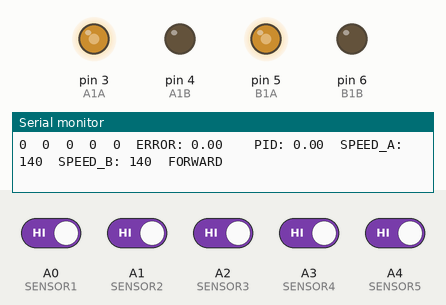
This sketch was run on a simulated Arduino Uno, built with avr-gcc and run on an emulated ATmega328P. Shown: output pins drawn as LEDs (lit = HIGH), the last lines printed to the serial monitor. The inputs (shaded band) are chosen by the test bench; at power-on: A0 (SENSOR1), A1 (SENSOR2), A2 (SENSOR3), A3 (SENSOR4), A4 (SENSOR5) HIGH.

Above: at 2.7 s.
2.8 s: A0 (SENSOR1) driven LOW
At 3.9 s:
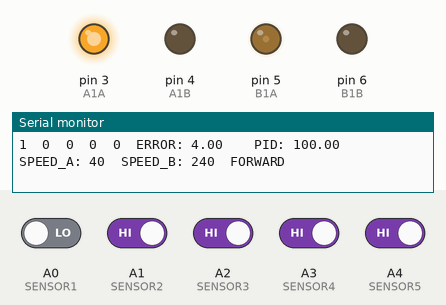
4.5 s: A1 (SENSOR2) driven LOW
At 5.9 s:
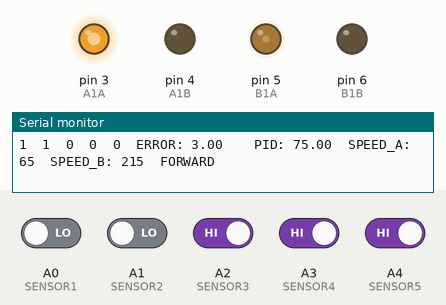
6.2 s: A0 (SENSOR1) driven HIGH
At 7.5 s:
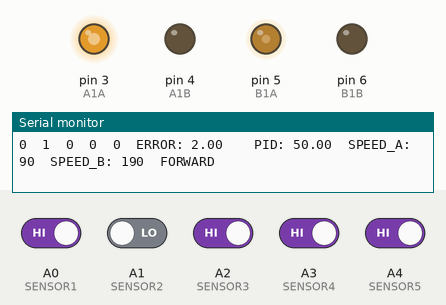
7.8 s: A2 (SENSOR3) driven LOW
At 8.6 s:
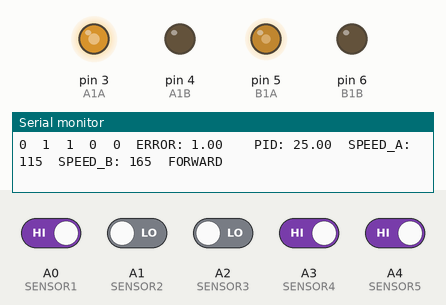
10.8 s: A1 (SENSOR2) driven HIGH
At 12.1 s:
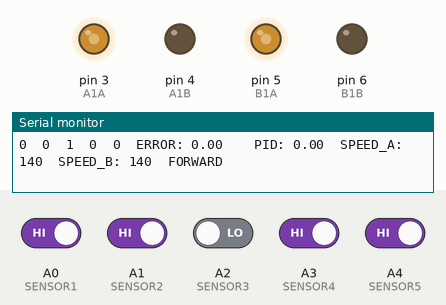
12.4 s: A3 (SENSOR4) driven LOW
At 13.4 s:
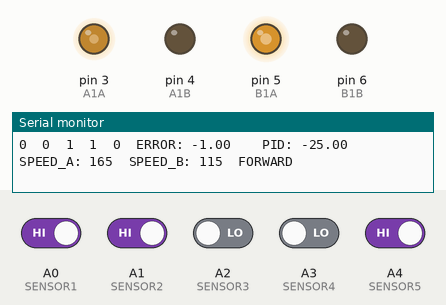
Timing chart, 0 to 15.4 s (numbered marks = the images above; inputs shaded):
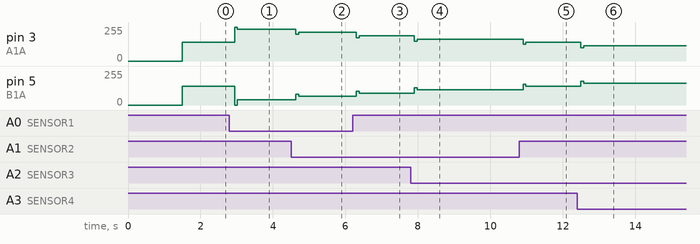

Measured:
- after the input at 2.8 s, pin 3 (A1A): 140/255 → 255/255 after 0.14 s, → 240/255 0.08 s later; pin 5 (B1A): 140/255 → 0/255 after 0.14 s, → 40/255 0.08 s later
- after the input at 4.5 s, pin 3 (A1A): 240/255 → 200/255 after 0.13 s, → 215/255 0.08 s later; pin 5 (B1A): 40/255 → 80/255 after 0.13 s, → 65/255 0.08 s later
- after the input at 6.2 s, pin 3 (A1A): 215/255 → 175/255 after 0.10 s, → 190/255 0.08 s later; pin 5 (B1A): 65/255 → 105/255 after 0.10 s, → 90/255 0.08 s later
- after the input at 7.8 s, pin 3 (A1A): 190/255 → 150/255 after 0.10 s, → 165/255 0.08 s later; pin 5 (B1A): 90/255 → 130/255 after 0.10 s, → 115/255 0.08 s later
- after the input at 10.8 s, pin 3 (A1A): 165/255 → 125/255 after 0.10 s, → 140/255 0.08 s later; pin 5 (B1A): 115/255 → 155/255 after 0.10 s, → 140/255 0.08 s later
- after the input at 12.4 s, pin 3 (A1A): 140/255 → 100/255 after 0.10 s, → 115/255 0.08 s later; pin 5 (B1A): 140/255 → 180/255 after 0.10 s, → 165/255 0.08 s later

The sketch:

PIDLineFollower.ino
```cpp
// IR Sensors
#define SENSOR1 A0      // Left most sensor
#define SENSOR2 A1
#define SENSOR3 A2
#define SENSOR4 A3
#define SENSOR5 A4      // Right most sensor

// Initial Values of Sensors
int sensor[5] = {0, 0, 0, 0, 0};


#define A1A 3//speed PWM port
#define A1B 4

#define B1A 5 //speed PWM port
#define B1B 6

//Initial Speed of Motor
int initial_motor_speed = 140;

// PID Constants
float Kp = 25;
float Ki = 0;
float Kd = 15;

float error = 0, P = 0, I = 0, D = 0, PID_value = 0;
float previous_error = 0, previous_I = 0;

int flag = 0;

void setup()
{
  pinMode(SENSOR1, INPUT);
  pinMode(SENSOR2, INPUT);
  pinMode(SENSOR3, INPUT);
  pinMode(SENSOR4, INPUT);
  pinMode(SENSOR5, INPUT);

  pinMode(A1A, OUTPUT);
  pinMode(A1B, OUTPUT);
  pinMode(B1A, OUTPUT);
  pinMode(B1B, OUTPUT);

  Serial.begin(9600);
  delay(500);
  Serial.println("Started !!");
  delay(1000);
}
void loop()
{
  read_sensor_values();
  Serial.print("ERROR: ");
  Serial.print(error);
  Serial.print("\t");

  if (error == 100) {               // Make left turn untill it detects straight path
    //Serial.print("\t");
    //Serial.println("Left");
    do {
      read_sensor_values();
      analogWrite(A1A, 110); //Left Motor Speed
      analogWrite(B1A, 90); //Right Motor Speed
      sharpLeftTurn();
    } while (error != 0);

  } else if (error == 101) {          // Make right turn in case of it detects only right path (it will go into forward direction in case of staright and right "|--")
                                      // untill it detects straight path.
    Serial.print("\t");
    Serial.println("RIGHT");
    analogWrite(A1A, 110); //Left Motor Speed
    analogWrite(B1A, 90); //Right Motor Speed
    forward();
    delay(200);
    stop_bot();
    read_sensor_values();
    if (error == 102) {
      do {
        analogWrite(A1A, 110); //Left Motor Speed
        analogWrite(B1A, 90); //Right Motor Speed
        sharpRightTurn();
        read_sensor_values();
      } while (error != 0);
    }
  } else if (error == 102) {        // Make left turn untill it detects straight path
    //Serial.print("\t");
    //Serial.println("Sharp Left Turn");
    do {
      analogWrite(A1A, 110); //Left Motor Speed
      analogWrite(B1A, 90); //Right Motor Speed
      sharpLeftTurn();
      read_sensor_values();
      if (error == 0) {
        stop_bot();
        delay(200);
      }
    } while (error != 0);
  } else if (error == 103) {        // Make left turn untill it detects straight path or stop if dead end reached.
    if (flag == 0) {
      analogWrite(A1A, 110); //Left Motor Speed
      analogWrite(B1A, 90); //Right Motor Speed
      forward();
      delay(200);
      stop_bot();
      read_sensor_values();
      if (error == 103) {     /**** Dead End Reached, Stop! ****/
        stop_bot();
        flag = 1;
      } else {        /**** Move Left ****/
        analogWrite(A1A, 110); //Left Motor Speed
        analogWrite(B1A, 90); //Right Motor Speed
        sharpLeftTurn();
        delay(200);
        do {
          Serial.print("\t");
          Serial.println("LEFT ");
          read_sensor_values();
          analogWrite(A1A, 110); //Left Motor Speed
          analogWrite(B1A, 90); //Right Motor Speed
          sharpLeftTurn();
        } while (error != 0);
      }
    }
  } else {
    calculate_pid();
    motor_control();
  }

  Serial.println("");
}

void read_sensor_values()
{
  sensor[0] = !digitalRead(SENSOR1);
  sensor[1] = !digitalRead(SENSOR2);
  sensor[2] = !digitalRead(SENSOR3);
  sensor[3] = !digitalRead(SENSOR4);
  sensor[4] = !digitalRead(SENSOR5);


    Serial.print(sensor[0]);
    Serial.print("  ");
    Serial.print(sensor[1]);
    Serial.print("  ");
    Serial.print(sensor[2]);
    Serial.print("  ");
    Serial.print(sensor[3]);
    Serial.print("  ");
    Serial.print(sensor[4]);
    Serial.print("  ");
  if ((sensor[0] == 1) && (sensor[1] == 0) && (sensor[2] == 0) && (sensor[3] == 0) && (sensor[4] == 0))
    error = 4;
  else if ((sensor[0] == 1) && (sensor[1] == 1) && (sensor[2] == 0) && (sensor[3] == 0) && (sensor[4] == 0))
    error = 3;
  else if ((sensor[0] == 0) && (sensor[1] == 1) && (sensor[2] == 0) && (sensor[3] == 0)&& (sensor[4] == 0))
    error = 2;
  else if ((sensor[0] == 0) && (sensor[1] == 1) && (sensor[2] == 1) && (sensor[3] == 0)&& (sensor[4] == 0))
    error = 1;
  else if ((sensor[0] == 0) && (sensor[1] == 0) && (sensor[2] == 1) && (sensor[3] == 0)&& (sensor[4] == 0))
    error = 0;
  else if ((sensor[0] == 0) && (sensor[1] == 0) && (sensor[2] == 1) && (sensor[3] == 1)&& (sensor[4] == 0))
    error = -1;
  else if ((sensor[0] == 0) && (sensor[1] == 0) && (sensor[2] == 0) && (sensor[3] == 1)&& (sensor[4] == 0))
    error = -2;
  else if ((sensor[0] == 0) && (sensor[1] == 0) && (sensor[2] == 0) && (sensor[3] == 1)&& (sensor[4] == 1))
    error = -3;
  else if ((sensor[0] == 0) && (sensor[1] == 0) && (sensor[2] == 0) && (sensor[3] == 0)&& (sensor[4] == 1))
    error = -4;
  else if ((sensor[0] == 1) && (sensor[1] == 1) && (sensor[2] == 1) && (sensor[3] == 0)&& (sensor[4] == 0)) // Turn robot left side
    error = 200;
  else if ((sensor[0] == 0) && (sensor[1] == 1) && (sensor[2] == 1) && (sensor[3] == 1)&& (sensor[4] == 0)) // Turn robot right side
    error = 201;
  //else if ((sensor[0] == 0) && (sensor[1] == 0) && (sensor[2] == 0) && (sensor[3] == 0)&& (sensor[4] == 0)) // Make U turn
    //error = 202;
  else if ((sensor[0] == 1) && (sensor[1] == 1) && (sensor[2] == 1) && (sensor[3] == 1)&& (sensor[4] == 1)) // Turn left side or stop
    error = 203;
}

void calculate_pid()
{
  P = error;
  I = I + previous_I;
  D = error - previous_error;

  PID_value = (Kp * P) + (Ki * I) + (Kd * D);

  previous_I = I;
  previous_error = error;
}

void motor_control()
{
  // Calculating the effective motor speed:
  int left_motor_speed = initial_motor_speed - PID_value;
  int right_motor_speed = initial_motor_speed + PID_value;

  // The motor speed should not exceed the max PWM value
  left_motor_speed = constrain(left_motor_speed, 0, 255);
  right_motor_speed = constrain(right_motor_speed, 0, 255);

  Serial.print("\tPID: ");
  Serial.print(PID_value);
  Serial.print("\tSPEED_A: ");
  Serial.print(left_motor_speed);
  Serial.print("\tSPEED_B: ");
  Serial.print(right_motor_speed);


 analogWrite(A1A, right_motor_speed); //Right Motor Speed
 analogWrite(B1A, left_motor_speed); //Left Motor Speed

  //following lines of code are to make the bot move forward
  forward();
}

void forward()
{
  /*The pin numbers and high, low values might be different depending on your connections */
  Serial.print("\t");
  Serial.print("FORWARD");


  digitalWrite(A1B, LOW);
  digitalWrite(B1B, LOW);
}

void sharpRightTurn() {
  /*The pin numbers and high, low values might be different depending on your connections */
//  digitalWrite(A1A, LOW);
//  digitalWrite(A1B, HIGH);
//  digitalWrite(B1A, HIGH);
//  digitalWrite(B1B, LOW);
}
void sharpLeftTurn() {
  /*The pin numbers and high, low values might be different depending on your connections */
//  digitalWrite(A1A, HIGH);
//  digitalWrite(A1B, LOW);
//  digitalWrite(B1A, LOW);
//  digitalWrite(B1B, HIGH);
}
void stop_bot()
{
  digitalWrite(A1A, HIGH);
  digitalWrite(A1B, HIGH);
  digitalWrite(B1A, HIGH);
  digitalWrite(B1B, HIGH);
}
```
